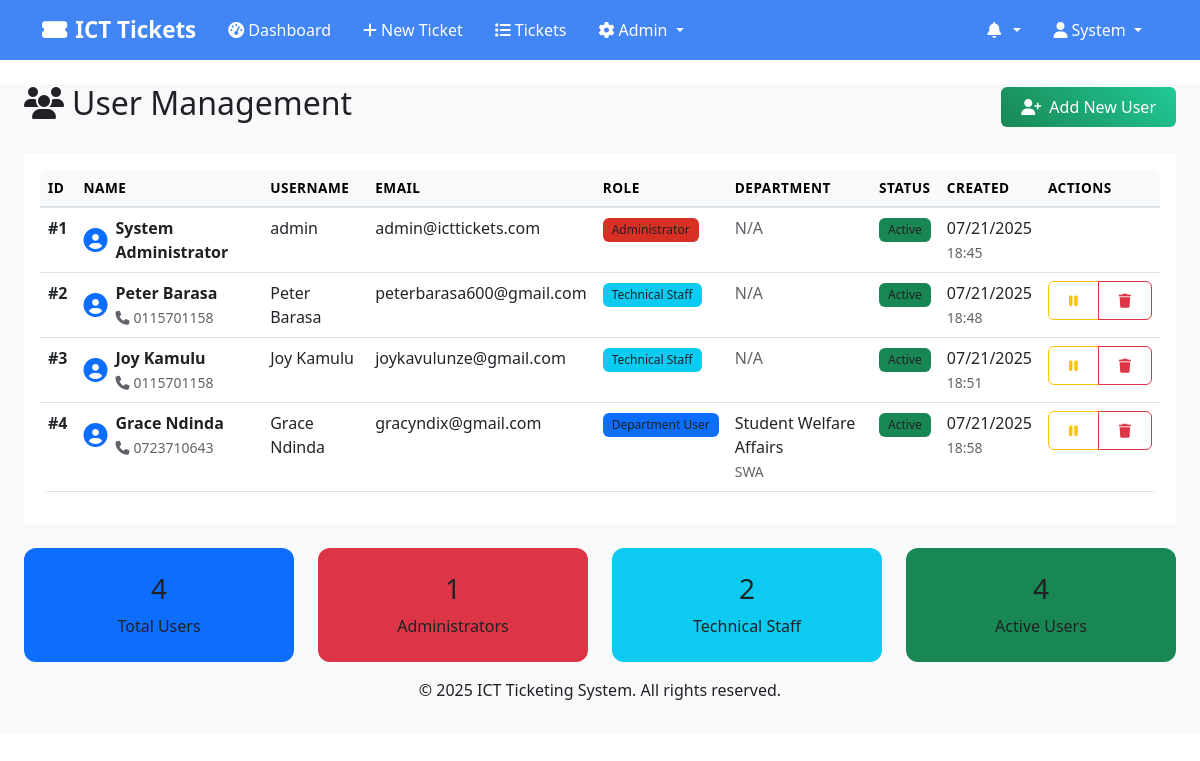
Page /users (signed in) on the earlier database version.
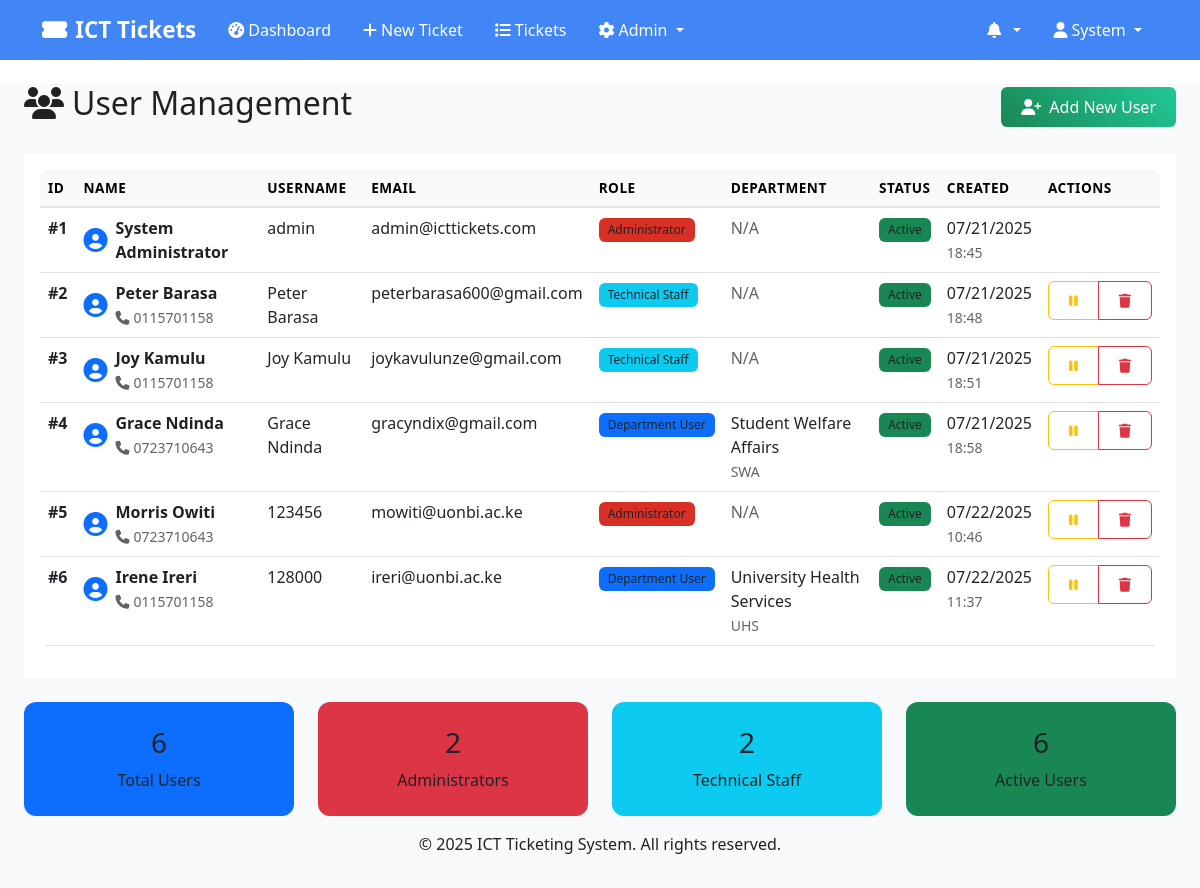
Same page on the later database version.
### models.py (models this page shows, shortened)
class User(UserMixin, db.Model):
    __tablename__ = 'users'
    id = db.Column(db.Integer, primary_key=True)
    username = db.Column(db.String(80), unique=True, nullable=False)
    email = db.Column(db.String(120), unique=True, nullable=False)
    phone = db.Column(db.String(20), nullable=True)
    password_hash = db.Column(db.String(256), nullable=False)
    first_name = db.Column(db.String(50), nullable=False)
    last_name = db.Column(db.String(50), nullable=False)
    role = db.Column(db.String(20), nullable=False)  # 'user', 'tech', 'admin'
    department_id = db.Column(db.Integer, db.ForeignKey('departments.id'), nullable=True)
    is_active = db.Column(db.Boolean, default=True)
    created_at = db.Column(db.DateTime, default=datetime.utcnow)
    updated_at = db.Column(db.DateTime, default=datetime.utcnow, onupdate=datetime.utcnow)
    department = db.relationship('Department', backref='users')
    created_tickets = db.relationship('Ticket', foreign_keys='Ticket.created_by_id', backref='creator')
    @property
    def full_name(self):
        return f"{self.first_name} {self.last_name}"

class Department(db.Model):
    __tablename__ = 'departments'
    id = db.Column(db.Integer, primary_key=True)
    name = db.Column(db.String(100), unique=True, nullable=False)
    code = db.Column(db.String(10), unique=True, nullable=False)
    description = db.Column(db.Text, nullable=True)
    created_at = db.Column(db.DateTime, default=datetime.utcnow)

### routes.py (the view)
@app.route('/users')
@login_required
def list_users():
    if current_user.role != 'admin':
        abort(403)
    users = User.query.all()
    return render_template('user_management.html', users=users, User=User, Department=Department)

### templates/user_management.html (shortened to what this page needs)
{% extends "base.html" %}
{% block content %}
<div class="container-fluid">
    <div class="row">
        <div class="col-12">
            <div class="d-flex justify-content-between align-items-center mb-4">
                <h2><i class="fas fa-users me-2"></i>User Management</h2>
                <button class="btn btn-success" data-bs-toggle="modal" data-bs-target="#userModal">
                    <i class="fas fa-user-plus me-2"></i>Add New User
                </button>
            </div>
        </div>
    </div>
    <div class="row">
        <div class="col-12">
            <div class="card">
                <div class="card-body">
                    {% if users %}
                    <div class="table-responsive">
                        <table class="table table-hover">
                            <thead class="table-light">
                                <tr>
                                    <th>ID</th>
                                    <th>Name</th>
                                    <th>Username</th>
                                    <th>Email</th>
                                    <th>Role</th>
                                    <th>Department</th>
                                    <th>Status</th>
                                    <th>Created</th>
                                    <th>Actions</th>
                                </tr>
                            </thead>
                            <tbody>
                                {% for user in users %}
                                <tr {% if not user.is_active %}class="table-secondary"{% endif %}>
                                    <td><strong>#{{ user.id }}</strong></td>
                                    <td>
                                        <div class="d-flex align-items-center">
                                            <i class="fas fa-user-circle fs-4 text-primary me-2"></i>
                                            <div>
                                                <strong>{{ user.full_name }}</strong>
                                                {% if user.phone %}
                                                <br><small class="text-muted">
                                                    <i class="fas fa-phone me-1"></i>{{ user.phone }}
                                                </small>
                                                {% endif %}
                                            </div>
                                        </div>
                                    </td>
                                    <td>{{ user.username }}</td>
                                    <td>{{ user.email }}</td>
                                    <td>
                                        {% if user.role == 'admin' %}
                                        <span class="badge bg-danger">Administrator</span>
                                        {% elif user.role == 'tech' %}
                                        <span class="badge bg-info">Technical Staff</span>
                                        {% else %}
                                        <span class="badge bg-primary">Department User</span>
                                        {% endif %}
                                    </td>
                                    <td>
                                        {% if user.department %}
                                        {{ user.department.name }}
                                        <br><small class="text-muted">{{ user.department.code }}</small>
                                        {% else %}
                                        <span class="text-muted">N/A</span>
                                        {% endif %}
                                    </td>
                                    <td>
                                        {% if user.is_active %}
                                        <span class="badge bg-success">Active</span>
                                        {% else %}
                                        <span class="badge bg-secondary">Inactive</span>
                                        {% endif %}
                                    </td>
                                    <td>
                                        {{ user.created_at.strftime('%m/%d/%Y') }}<br>
                                        <small class="text-muted">{{ user.created_at.strftime('%H:%M') }}</small>
                                    </td>
                                    <td>
                                        <div class="btn-group" role="group">
                                            {% if user.username != 'admin' %}
                                            <a href="{{ url_for('toggle_user_status', user_id=user.id) }}"
                                               class="btn btn-sm {% if user.is_active %}btn-outline-warning{% else %}btn-outline-success{% endif %}"
                                               onclick="return confirm('Are you sure you want to {% if user.is_active %}deactivate{% else %}activate{% endif %} this user?')">
                                                <i class="fas fa-{% if user.is_active %}pause{% else %}play{% endif %}"></i>
                                            </a>
                                            <a href="{{ url_for('delete_user', user_id=user.id) }}"
                                               class="btn btn-sm btn-outline-danger"
                                               onclick="return confirm('Are you sure you want to permanently delete this user? This action cannot be undone.')">
                                                <i class="fas fa-trash"></i>
                                            </a>
                                            {% endif %}
                                        </div>
                                    </td>
                                </tr>
                                {% endfor %}
                            </tbody>
                        </table>
                    </div>
                    {% endif %}
                </div>
            </div>
        </div>
    </div>
    <div class="row mt-4">
        <div class="col-md-3">
            <div class="card dashboard-card-total">
                <div class="card-body text-center">
                    <h3>{{ users|length }}</h3>
                    <p class="mb-0">Total Users</p>
                </div>
            </div>
        </div>
        <div class="col-md-3">
            <div class="card dashboard-card-urgent">
                <div class="card-body text-center">
                    <h3>{{ users|selectattr('role', 'equalto', 'admin')|list|length }}</h3>
                    <p class="mb-0">Administrators</p>
                </div>
            </div>
        </div>
        <div class="col-md-3">
            <div class="card dashboard-card-inprogress">
                <div class="card-body text-center">
                    <h3>{{ users|selectattr('role', 'equalto', 'tech')|list|length }}</h3>
                    <p class="mb-0">Technical Staff</p>
                </div>
            </div>
        </div>
        <div class="col-md-3">
            <div class="card dashboard-card-resolved">
                <div class="card-body text-center">
                    <h3>{{ users|selectattr('is_active', 'equalto', True)|list|length }}</h3>
                    <p class="mb-0">Active Users</p>
                </div>
            </div>
        </div>
    </div>
</div>
{% endblock %}

### templates/base.html (shortened to what this page needs)
<!DOCTYPE html>
<html lang="en">
<head>
    <link href="https://cdn.jsdelivr.net/npm/bootstrap@5.3.0/dist/css/bootstrap.min.css" rel="stylesheet">
    <link href="https://cdnjs.cloudflare.com/ajax/libs/font-awesome/6.4.0/css/all.min.css" rel="stylesheet">
    <link href="{{ url_for('static', filename='css/style.css') }}" rel="stylesheet">
</head>
<body>
    <nav class="navbar navbar-expand-lg shadow-sm" style="background-color: #4285f4 !important;">
        <div class="container" style="background-color: #4285f4;">
            <a class="navbar-brand" href="{{ url_for('dashboard' if current_user.is_authenticated else 'index') }}" style="color: #ffffff !important; font-weight: 600;">
                <i class="fas fa-ticket-alt me-2"></i>ICT Tickets
            </a>
            {% if current_user.is_authenticated %}
            <div class="collapse navbar-collapse" id="navbarNav">
                <ul class="navbar-nav me-auto">
                    <li class="nav-item">
                        <a class="nav-link" href="{{ url_for('dashboard') }}" style="color: #ffffff !important; font-weight: 500;">
                            <i class="fas fa-tachometer-alt me-1"></i>Dashboard
                        </a>
                    </li>
                    {% if current_user.role in ['user', 'admin'] %}
                    <li class="nav-item">
                        <a class="nav-link" href="{{ url_for('create_ticket') }}" style="color: #ffffff !important; font-weight: 500;">
                            <i class="fas fa-plus me-1"></i>New Ticket
                        </a>
                    </li>
                    {% endif %}
                    <li class="nav-item">
                        <a class="nav-link" href="{{ url_for('list_tickets') }}" style="color: #ffffff !important; font-weight: 500;">
                            <i class="fas fa-list me-1"></i>Tickets
                        </a>
                    </li>
                    {% if current_user.role == 'admin' %}
                    <li class="nav-item dropdown">
                        <a class="nav-link dropdown-toggle" href="#" role="button" data-bs-toggle="dropdown" style="color: #ffffff !important; font-weight: 500;">
                            <i class="fas fa-cog me-1"></i>Admin
                        </a>
                    </li>
                    {% endif %}
                </ul>
                <ul class="navbar-nav">
                    <li class="nav-item dropdown">
                        <a class="nav-link dropdown-toggle" href="#" role="button" data-bs-toggle="dropdown" style="color: #ffffff !important; font-weight: 500;">
                            <i class="fas fa-bell me-1"></i>
                            {% set unread_count = 0 %}
                            {% if current_user.notifications is defined and current_user.notifications %}
                                {% set unread_count = current_user.notifications|selectattr('is_read', 'equalto', False)|list|length %}
                            {% endif %}
                        </a>
                            {% set recent_notifications = [] %}
                            {% if current_user.notifications is defined and current_user.notifications %}
                                {% set recent_notifications = current_user.notifications[:5] %}
                            {% endif %}
                    </li>
                    <li class="nav-item dropdown">
                        <a class="nav-link dropdown-toggle" href="#" role="button" data-bs-toggle="dropdown" style="color: #ffffff !important; font-weight: 500;">
                            <i class="fas fa-user me-1"></i>{{ current_user.first_name }}
                        </a>
                    </li>
                </ul>
            </div>
            {% endif %}
        </div>
    </nav>
    <main class="container-fluid mt-4">
        {% block content %}{% endblock %}
    </main>
    <footer class="bg-light text-center text-muted py-3 mt-5">
        <div class="container">
            <p>&copy; 2025 ICT Ticketing System. All rights reserved.</p>
        </div>
    </footer>
</body>
</html>

Differences in the rows shown:
added User: id "5", full_name "Morris Owiti", phone "0723710643", username "123456", email "mowiti@uonbi.ac.ke", role "Administrator", shows "N/A", is_active "Active", created_at "07/22/2025", created_at "10:46"
added User: id "6", full_name "Irene Ireri", phone "0115701158", username "128000", email "ireri@uonbi.ac.ke", role "Department User", department.name "University Health Services", department.code "UHS", is_active "Active", created_at "07/22/2025", created_at "11:37"
Other differences:
{{ users|length }}: "4" → "6"
{{ users|selectattr('role', 'equalto', 'admin')|list|length }}: "1" → "2"
{{ users|selectattr('is_active', 'equalto', True)|list|length }}: "4" → "6"
